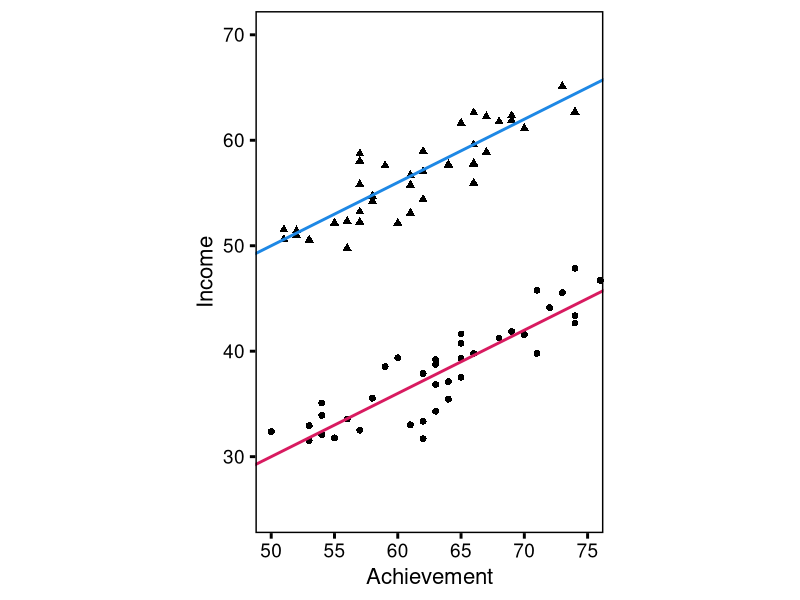

Source code (R): (Note: this script raises an error after producing the figure.)
rm(list = ls())


# Load packages -----------------------------------------------------------
  library(tidyverse); library(lme4); library(broom)


# Functions ---------------------------------------------------------------
  mvrnorm <- function(n, mu, sigma, names) {
    Y <- MASS::mvrnorm(
      n = n,
      mu = mu,
      Sigma = matrix(sigma, ncol = length(mu)),
      empirical = TRUE
    ) %>% as_tibble() %>% mutate(id = 1:n)
    names(Y) <- names
    return(Y)
  }
  standardise <- function(v) ( v - mean(v) ) / sd(v)
  rescale <- function(z, m, sd, l, u, d) {
    v <- z * sd + m
    v <- round(v, d)
    v <- if_else(v < l, l, v)
    v <- if_else(v > u, u, v)
    return(v)
  }
  export_png <- function(name, width = 21.91, height = 16.14) {
    ggsave(
      file = paste0("figures/", name, ".png"),
      width = width, height = height, units = "cm",
      type = "cairo-png", dpi = 600
    )
  }


# Figure 1 ----------------------------------------------------------------
  
  set.seed(9176097)
  
  # Simulate data
  d1 <- tibble(
      ii = 1:160,
      jj = rep(c("A", "B", "C", "D"), each = 40),
      x  = rnorm(160) %>% standardise() %>% rescale(62, 7, 50, 80, 0),
      e  = rnorm(160, 0, 2) 
    ) %>%
    mutate(
      y = case_when(
        jj == "A" ~  0 + 0.60 * x + e,
        jj == "B" ~ 20 + 0.60 * x + e,
        jj == "C" ~ 10 + 0.60 * x + e,
        jj == "D" ~  5 + 0.60 * x + e
      )
    )
  
  # 2 Groups, Varying Intercepts 
  d1 %>%
    filter(jj %in% c("A", "B")) %>%
  ggplot(., aes(x = x, y = y)) +
    geom_point(aes(shape = jj), size = 2) +
    geom_abline(
      intercept = c(0, 20),
      slope = c(0.60, 0.60),
      colour = c("#D81B60", "#1E88E5"),
      size = 1
    ) +
    scale_shape(guide = "none") +
    coord_fixed(25/45*1.5, xlim = c(50, 75), ylim = c(25, 70)) +
    labs(
      x = "Achievement",
      y = "Income"
    ) +
    cowplot::theme_cowplot(font_size = 16, line_size = 1) +
    cowplot::panel_border(colour = "black", size = 1) +
    theme(axis.line = element_blank())
  
  export_png("figure-1a")
  
  # 3 Groups, Varying Intercepts 
  d1 %>%
    filter(jj %in% c("A", "B", "C")) %>%
  ggplot(., aes(x = x, y = y)) +
    geom_point(aes(shape = jj), size = 2) +
    geom_abline(
      intercept = c(0, 10, 20),
      slope = c(0.60, 0.60, 0.60),
      colour = c("#D81B60", "#FFC107", "#1E88E5"),
      size = 1
    ) +
    scale_shape(guide = "none") +
    coord_fixed(25/45*1.5, xlim = c(50, 75), ylim = c(25, 70)) +
    labs(
      x = "Achievement",
      y = "Income"
    ) +
    cowplot::theme_cowplot(font_size = 16, line_size = 1) +
    cowplot::panel_border(colour = "black", size = 1) +
    theme(axis.line = element_blank())
  
  export_png("figure-1b")
  
  # 4 Groups, Varying Intercepts 
  d1 %>%
  ggplot(., aes(x = x, y = y)) +
    geom_point(aes(shape = jj), size = 2) +
    geom_abline(
      intercept = c(0, 10, 20, 5),
      slope = c(0.60, 0.60, 0.60, 0.60),
      colour = c("#D81B60", "#FFC107", "#1E88E5", "#004D40"),
      size = 1
    ) +
    scale_shape(guide = "none") +
    coord_fixed(25/45*1.5, xlim = c(50, 75), ylim = c(25, 70)) +
    labs(
      x = "Achievement",
      y = "Income"
    ) +
    cowplot::theme_cowplot(font_size = 16, line_size = 1) +
    cowplot::panel_border(colour = "black", size = 1) +
    theme(axis.line = element_blank())
  
  export_png("figure-1c")

    
# Figure 2 ----------------------------------------------------------------
  
  set.seed(9176097)
  
  # Simulate data
  d2 <- tibble(
    ii = 1:160,
    jj = rep(c("A", "B", "C", "D"), each = 40),
    x  = rnorm(160) %>% standardise() %>% rescale(62, 7, 50, 80, 0),
    e  = rnorm(160, 0, 2) 
  ) %>%
    mutate(
      y = case_when(
        jj == "A" ~ 30 + 1.20 * (x-50) + e,
        jj == "B" ~ 50 + 0.20 * (x-50) + e,
        jj == "C" ~ 40 + 0.60 * (x-50) + e,
        jj == "D" ~ 35 + 0.80 * (x-50) + e
      )
    )
  
  # 2 Groups, Varying Slopes
  d2 %>%
    filter(jj %in% c("A", "B")) %>%
  ggplot(., aes(x = x, y = y)) +
    geom_point(aes(shape = jj), size = 2) +
    geom_abline(
      intercept = c(30-50*1.2, 50-50*0.2),
      slope = c(1.20, 0.20),
      colour = c("#D81B60", "#1E88E5"),
      size = 1
    ) +
    scale_shape(guide = "none") +
    coord_fixed(25/45*1.5, xlim = c(50, 75), ylim = c(25, 70)) +
    labs(
      x = "Achievement",
      y = "Income"
    ) +
    cowplot::theme_cowplot(font_size = 16, line_size = 1) +
    cowplot::panel_border(colour = "black", size = 1) +
    theme(axis.line = element_blank())
  
  export_png("figure-2a")
  
  # 3 Groups, Varying Slopes
  d2 %>%
    filter(jj %in% c("A", "B", "C")) %>%
  ggplot(., aes(x = x, y = y)) +
    geom_point(aes(shape = jj), size = 2) +
    geom_abline(
      intercept = c(30-50*1.2, 50-50*0.2, 40-50*0.6),
      slope = c(1.20, 0.20, 0.60),
      colour = c("#D81B60", "#1E88E5", "#FFC107"),
      size = 1
    ) +
    scale_shape(guide = "none") +
    coord_fixed(25/45*1.5, xlim = c(50, 75), ylim = c(25, 70)) +
    labs(
      x = "Achievement",
      y = "Income"
    ) +
    cowplot::theme_cowplot(font_size = 16, line_size = 1) +
    cowplot::panel_border(colour = "black", size = 1) +
    theme(axis.line = element_blank())
  
  export_png("figure-2b")
  
  # 4 Groups, Varying Slopes
  d2 %>%
    filter(jj %in% c("A", "B", "C", "D")) %>%
  ggplot(., aes(x = x, y = y)) +
    geom_point(aes(shape = jj), size = 2) +
    geom_abline(
      intercept = c(30-50*1.2, 50-50*0.2, 40-50*0.6, 35-50*0.8),
      slope = c(1.20, 0.20, 0.60, 0.80),
      colour = c("#D81B60", "#1E88E5", "#FFC107", "#004D40"),
      size = 1
    ) +
    scale_shape(guide = "none") +
    coord_fixed(25/45*1.5, xlim = c(50, 75), ylim = c(25, 70)) +
    labs(
      x = "Achievement",
      y = "Income"
    ) +
    cowplot::theme_cowplot(font_size = 16, line_size = 1) +
    cowplot::panel_border(colour = "black", size = 1) +
    theme(axis.line = element_blank())
  
  export_png("figure-2d")

  
# Figure 3 ----------------------------------------------------------------
  
  set.seed(1962392)
  
  # Simulate data
  d3 <- left_join(
    crossing(ii = 1:30, jj = 1:10),
    mvrnorm(10, c(0, 0), c(1, 0.65, 0.65, 1), c("diversity", "attitudes", "jj")),
    by = "jj"
  ) %>%
  mutate(
    attitudes = standardise(attitudes + rnorm(n(), 0, 2)) %>% 
                rescale(., 50, 15, 0, 100, 0),
    diversity = standardise(diversity) %>%
                rescale(., 20, 10, 0, 100, 1)
  )

  # False
  ggplot(d3, aes(x = diversity, y = attitudes)) +
    geom_point(colour = "grey70", size = 2) +
    geom_smooth(method = "lm", colour = "#1E88E5", alpha = 0.5, size = 1) +
    coord_fixed(35/100, xlim = c(0, 35), ylim = c(0, 100)) +
    cowplot::theme_cowplot(font_size = 16, line_size = 1) +
    cowplot::panel_border(colour = "black", size = 1) +
    theme(axis.line = element_blank()) +
    labs(
      x = "Diversity (Neighbourhood)",
      y = "Attitudes (Participant)"
    )
  
  export_png("figure-3a")
  
  
  # True
  d3 %>%
    group_by(jj) %>%
    summarise_all(mean) %>%
  ggplot(., aes(x = diversity, y = attitudes)) +
    geom_point(data = d3, colour = "grey90", size = 2) +
    geom_smooth(data = d3, method = "lm", colour = NA, alpha = 0.5, size = 1) +
    geom_smooth(method = "lm", colour = "#1E88E5", size = 1) +
    geom_point(shape = "diamond", colour = "#1E88E5", size = 3) +
    coord_fixed(35/100, xlim = c(0, 35), ylim = c(0, 100)) +
    cowplot::theme_cowplot(font_size = 16, line_size = 1) +
    cowplot::panel_border(colour = "black", size = 1) +
    theme(axis.line = element_blank()) +
    labs(
      x = "Diversity (Neighbourhood)",
      y = "Attitudes (Participant)"
    )
  
  export_png("figure-3b")
  

# Figure 4 ----------------------------------------------------------------
  
  set.seed(4292886)
  
  # Simulate data
  d4 <- crossing(
    ii = 1:20,
    jj = 1:8
  ) %>%
  left_join(
    tibble(jj = 1:8, d_jj = rnorm(8, 0.25, 0.05)),
    by = "jj"
  ) %>%
  mutate(
    d_ii = rnorm(n(), d_jj, 0.3)
  )
  
  # No pooling
  ggplot(d4, aes(x = ordered(jj), y = d_ii)) +
    stat_summary(fun.data = "mean_cl_normal", shape = 16, size = 0.75) +
    geom_hline(yintercept = 0.25, linetype = "dashed", size = 1) +
    geom_hline(yintercept = 0, size = 1) +
    coord_fixed(9/0.75, xlim = c(1, 8), ylim = c(-0.25, 0.50)) +
    cowplot::theme_cowplot(font_size = 16, line_size = 1) +
    cowplot::panel_border(colour = "black", size = 1) +
    theme(axis.line = element_blank()) +
    labs(
      x = "Condition",
      y = expression(italic(d)),
      title = "No Pooling"
    )
  
  export_png("figure-4a", width = 21.91/2)
  
  # Complete pooling
  crossing(jj = 1:8, d_ii = d4$d_ii) %>%
  ggplot(., aes(x = ordered(jj), y = d_ii)) +
    stat_summary(fun.data = "mean_cl_normal", shape = 16, size = 0.75) +
    geom_hline(yintercept = 0.25, linetype = "dashed", size = 1) +
    geom_hline(yintercept = 0, size = 1) +
    coord_fixed(9/0.75, xlim = c(1, 8), ylim = c(-0.25, 0.50)) +
    cowplot::theme_cowplot(font_size = 16, line_size = 1) +
    cowplot::panel_border(colour = "black", size = 1) +
    theme(axis.line = element_blank()) +
    labs(
      x = "Condition",
      y = expression(italic(d)),
      title = "Complete Pooling"
    )
  
  export_png("figure-4b", width = 21.91/2)
  
  # No pooling (null)
  ggplot(d4, aes(x = ordered(jj), y = -1*(d_ii - mean(d_ii)))) +
    stat_summary(fun.data = "mean_cl_normal", shape = 16, size = 0.75) +
    geom_hline(yintercept = 0.25, linetype = "dashed", size = 1) +
    geom_hline(yintercept = 0, size = 1) +
    coord_fixed(9/0.75, xlim = c(1, 8), ylim = c(-0.25, 0.50)) +
    cowplot::theme_cowplot(font_size = 16, line_size = 1) +
    cowplot::panel_border(colour = "black", size = 1) +
    theme(axis.line = element_blank()) +
    labs(
      x = "Condition",
      y = expression(italic(d)),
      title = "No Pooling"
    )
  
  export_png("figure-4c", width = 21.91/2)
  
  # Complete pooling (null)
  crossing(jj = 1:8, d_ii = d4$d_ii) %>%
  ggplot(., aes(x = ordered(jj), y = d_ii - mean(d_ii))) +
    stat_summary(fun.data = "mean_cl_normal", shape = 16, size = 0.75) +
    geom_hline(yintercept = 0.25, linetype = "dashed", size = 1) +
    geom_hline(yintercept = 0, size = 1) +
    coord_fixed(9/0.75, xlim = c(1, 8), ylim = c(-0.25, 0.50)) +
    cowplot::theme_cowplot(font_size = 16, line_size = 1) +
    cowplot::panel_border(colour = "black", size = 1) +
    theme(axis.line = element_blank()) +
    labs(
      x = "Condition",
      y = expression(italic(d)),
      title = "Complete Pooling"
    )
  
  export_png("figure-4d", width = 21.91/2)
  
  # Estimate multilevel model
  m0 <- lmer(d_ii ~ (1|jj), data = d4)
  
  # Pooling methods
  np <- d4 %>% 
    group_by(jj) %>% 
    summarise(mean = mean(d_ii), se = sd(d_ii)/sqrt(n())) %>%
    ungroup() %>%
    transmute(
      jj = jj,
      estimate  = mean,
      conf.low  = mean - 1.96 * se,
      conf.high = mean + 1.96 * se
    )
  cp <- d4 %>%
    summarise(mean = mean(d_ii), se = sd(d_ii)/sqrt(n())) %>%
    transmute(
      estimate  = mean,
      conf.low  = mean - 1.96 * se,
      conf.high = mean + 1.96 * se
    ) %>%
    crossing(jj = 1:8, .)
  pp <- arm::sim(m0, n.sims = 1000)@ranef$jj[,,1] %>%
    as_tibble() %>%
    gather("jj", "value") %>%
    mutate(jj = as.integer(jj)) %>%
    group_by(jj) %>%
    mutate(iter = 1:1000) %>%
    left_join(
      tibble(
        iter = 1:1000,
        intercept = arm::sim(m0, n.sims = 1000)@fixef[,1]
      ),
      by = "iter"
    ) %>%
    transmute(
      value = intercept + value
    ) %>%
    summarise(
      estimate  = median(value),
      conf.low  = quantile(value, 0.025),
      conf.high = quantile(value, 0.975)
    )
  
  # Figure 4e
  bind_rows(
    np %>% mutate(model = "No Pooling"),
    pp %>% mutate(model = "Partial Pooling"),
    cp %>% mutate(model = "Complete Pooling")
  ) %>%
    left_join(np %>% transmute(jj, reference = estimate, model = "Partial Pooling")) %>%
    mutate(
      model = ordered(
        model, levels = c("No Pooling", "Partial Pooling", "Complete Pooling")
      )
    ) %>% 
  ggplot(., aes(x = ordered(jj), y = estimate)) +
    geom_pointrange(aes(ymin = conf.low, ymax = conf.high), shape = 16, size = 0.5) +
    geom_point(aes(y = reference), shape = 21, size = 2) +
    geom_hline(yintercept = 0.25, linetype = "dashed", size = 1) +
    geom_hline(yintercept = 0, size = 1) +
    coord_fixed(9/0.75, xlim = c(1, 8), ylim = c(-0.25, 0.50)) +
    cowplot::theme_cowplot(font_size = 16, line_size = 1) +
    cowplot::panel_border(colour = "black", size = 1) +
    theme(
      axis.line = element_blank(), 
      strip.background = element_blank(),
      strip.text = element_text(margin = margin(5, 5, 5, 5, unit = "pt"))
    ) +
    labs(
      x = "Condition",
      y = expression(italic(d))
    ) + 
    facet_grid(. ~ model)
  
  export_png("figure-4e")
  

# Figure 5 ----------------------------------------------------------------

  set.seed(5034398)
  
  # Simulate data
  d5 <- mvrnorm(
    n = 30, 
    mu = c(4, 4),
    sigma = c(1, 0.65, 0.65, 1),
    names = c("x", "y", "ii")
  ) %>% lm(y ~ x, data = .) %>% augment()
  
  # LHS
  ggplot(d5, aes(x, y)) +
    geom_segment(
      aes(xend = x, y = .fitted, yend = .fitted + .resid),
      colour = "#FF005D",
      size = 0.5
    ) +
    geom_abline(
      intercept = 1.40,
      slope = 0.65,
      colour = "#1E88E5", 
      size = 1
    ) +
    geom_point(size = 2) +
    coord_fixed(1, xlim = c(1, 7), ylim = c(1, 7)) +
    scale_x_continuous(breaks = 1:7) +
    scale_y_continuous(breaks = 1:7) +
    cowplot::theme_cowplot(font_size = 16, line_size = 1) +
    cowplot::panel_border(colour = "black", size = 1) +
    theme(axis.line = element_blank()) +
    labs(
      title = "Simple Linear Regression"
    )
  
  export_png("figure-5a", width = 21.91/2)
  
  # RHS
  ggplot(d5, aes(x = .resid)) +
    geom_histogram(
      aes(y = ..density..),
      binwidth = 1,
      colour = "white",
      fill = "#FF005D",
      size = 1
    ) +
    stat_function(
      fun = dnorm, 
      args = list(mean = 0, sd = sigma(lm(y ~ x, data = d5))),
      size = 1,
      xlim = c(-2.5, 2.5),
      n = 10001
    ) +
    coord_fixed(5/0.6, xlim = c(-2.5, 2.5), ylim = c(0.0, 0.6)) +
    cowplot::theme_cowplot(font_size = 16, line_size = 1) +
    cowplot::panel_border(colour = "black", size = 1) +
    theme(axis.line = element_blank()) +
    labs(
      x = "Residual Errors",
      y = "Density",
      title = ""
    )
  
  export_png("figure-5b", width = 21.91/2)
  

# Figure 6 ----------------------------------------------------------------
  
  set.seed(5034398)
  
  # Simulate data
  d6 <- tibble(ii = 1:100, jj = rep(1:4, 25)) %>%
  left_join(
    tibble(jj = 1:4, y_jj = rnorm(4, 1, 2)),
    by = "jj"
  ) %>%
  left_join(
    mvrnorm(
      n = 100, 
      mu = c(4, 4),
      sigma = c(1, 0.65, 0.65, 0.50),
      names = c("x", "y_ii", "ii")
    ),
    by = "ii"
  ) %>% 
  transmute(ii, jj, x, y = y_ii + y_jj)
  
  # Estimate multilevel model
  mlm <- lmer(y ~ 1 + x + (1|jj), data = d6)
  
  # Varying Intercepts
  ggplot(d6, aes(x, y)) +
    geom_point(aes(colour = factor(jj)), size = 2) +
    geom_abline(
      intercept = fixef(mlm)[1] + ranef(mlm)$jj$`(Intercept)`,
      slope = fixef(mlm)[2],
      colour = viridis::viridis(4),
      size = 1
    ) +
    coord_fixed(1, xlim = c(1, 7), ylim = c(1, 7)) +
    scale_x_continuous(breaks = 1:7) +
    scale_y_continuous(breaks = 1:7) +
    scale_colour_viridis_d() +
    cowplot::theme_cowplot(font_size = 16, line_size = 1) +
    cowplot::panel_border(colour = "black", size = 1) +
    theme(legend.position = "none", axis.line = element_blank()) +
    labs(
      title = "Multilevel Model"
    )
  
  export_png("figure-6a", width = 21.91/2)
  
  # Varying Intercepts (2 groups)
  augment(mlm) %>%
    filter(jj %in% c(3, 4)) %>%
  ggplot(., aes(x, y)) +
    geom_segment(
      aes(xend = x, yend = .fitted),
      colour = "#FF005D",
      size = 0.5
    ) +
    annotate(
      geom = "segment",
      x = c(1, 7), 
      xend = c(1, 7), 
      y = c(fixef(mlm)[1] + fixef(mlm)[2], fixef(mlm)[1] + 7*fixef(mlm)[2]), 
      yend = c(fixef(mlm)[1] + fixef(mlm)[2] + ranef(mlm)$jj$`(Intercept)`[4],
               fixef(mlm)[1] + 7*fixef(mlm)[2] + ranef(mlm)$jj$`(Intercept)`[3]),
      colour = "#FFC107",
      size = 0.5
    ) +
    annotate(
      geom = "point",
      x = c(1, 7), 
      y = c(fixef(mlm)[1] + fixef(mlm)[2] + ranef(mlm)$jj$`(Intercept)`[4],
            fixef(mlm)[1] + 7*fixef(mlm)[2] + ranef(mlm)$jj$`(Intercept)`[3]),
      colour = "#FFC107",
      size = 2
    ) +
    geom_point(size = 2) +
    geom_abline(
      intercept = fixef(mlm)[1] + ranef(mlm)$jj$`(Intercept)`[3:4],
      slope = fixef(mlm)[2],
      colour = "#FFC107",
      size = 1
    ) +
    geom_abline(
      intercept = fixef(mlm)[1],
      slope = fixef(mlm)[2],
      colour = "#1E88E5",
      size = 1
    ) +
    coord_fixed(1, xlim = c(1, 7), ylim = c(1, 7)) +
    scale_x_continuous(breaks = 1:7) +
    scale_y_continuous(breaks = 1:7) +
    cowplot::theme_cowplot(font_size = 16, line_size = 1) +
    cowplot::panel_border(colour = "black", size = 1) +
    theme(legend.position = "none", axis.line = element_blank()) +
    labs(
      title = "Multilevel Model"
    )
  
  export_png("figure-6b", width = 21.91/2)
  

# Figure 7 ----------------------------------------------------------------
  
  set.seed(5034398)
  
  # Simulate data
  d7 <- bind_rows(
    mvrnorm(
      n = 25, 
      mu = c(4, 4.5),
      sigma = c(1, 0.65, 0.65, 0.50),
      names = c("x", "y", "ii")
    ) %>% mutate(jj = 1L, y = y - x*0.4),
    mvrnorm(
      n = 25, 
      mu = c(4, 3.5),
      sigma = c(1, 0.65, 0.65, 0.50),
      names = c("x", "y", "ii")
    ) %>% mutate(ii = ii + 25, jj = 2L, y = y + x*0.6)
  )
  
  # Varying Slopes
  d7 %>%
    mutate(.fitted = if_else(jj == 1L, 1.9 + 0.25 * x, 0.9 + 1.25 * x)) %>%
  ggplot(., aes(x, y)) +
    geom_segment(
      aes(xend = x, yend = .fitted),
      colour = "#FF005D",
      size = 0.5
    ) +
    geom_point(size = 2) +
    geom_abline(
      intercept = c(1.9, 0.9),
      slope = c(0.25, 1.25),
      colour = "#FFC107",
      size = 1
    ) +
    geom_abline(
      intercept = (1.9 + 0.9)/2,
      slope = (0.25 + 1.25)/2,
      colour = "#1E88E5",
      size = 1
    ) +
    coord_fixed(1, xlim = c(1, 7), ylim = c(1, 7)) +
    scale_x_continuous(breaks = 1:7) +
    scale_y_continuous(breaks = 1:7) +
    cowplot::theme_cowplot(font_size = 16, line_size = 1) +
    cowplot::panel_border(colour = "black", size = 1) +
    theme(legend.position = "none", axis.line = element_blank()) +
    labs(
      title = "Varying (Random) Slopes"
    )
    
  export_png("figure-7b", width = 21.91/2)
  
  
